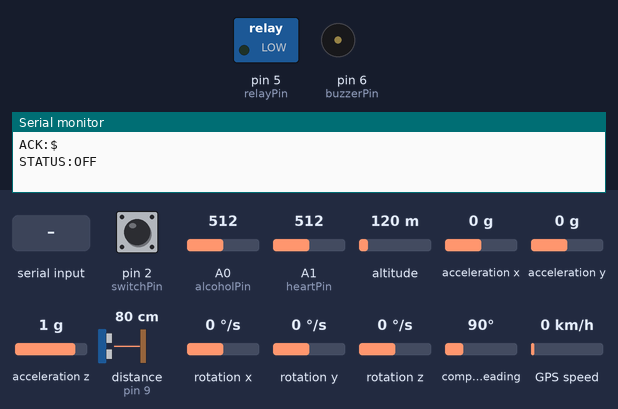
The sketch below on a simulated Arduino Uno, built with avr-gcc and run on an emulated ATmega328P. Shown: switched loads named in the sketch (green lamp = pin HIGH), buzzer (waves = sounding, pin HIGH), the last lines printed to the serial monitor. The inputs (shaded band) are chosen by the test bench; at power-on: pin 2 (switchPin) HIGH, A0 (alcoholPin) = 512, A1 (heartPin) = 512, altitude 120 m, acceleration x 0 g, acceleration y 0 g, acceleration z 1 g, distance to the obstacle (sensor on pin 9) 80 cm, rotation x 0 °/s, rotation y 0 °/s, rotation z 0 °/s, compass heading 90°, GPS speed 0 km/h. The echo pulse lasts 58.3 µs per cm; the GPS gets a fix after 3 s at 37.7749, -122.4194 with 8 satellites; pins used as bus, display or sensor lines are not drawn.

Above: at 2.2 s.
2.3 s: pin 2 (switchPin) pulled LOW for 1 s
At 3.3 s:
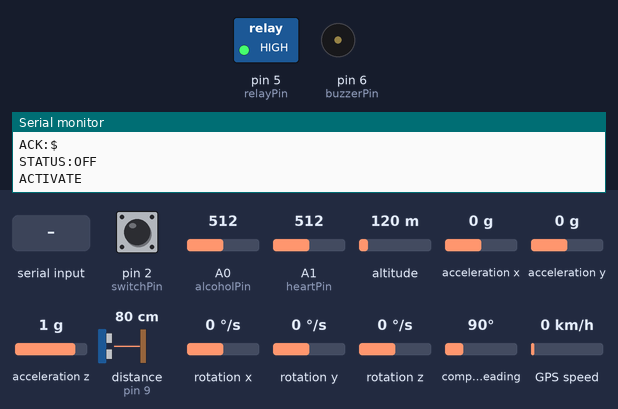
7.5 s: "BUZZER:ON\n" received over Serial
At 8.4 s:
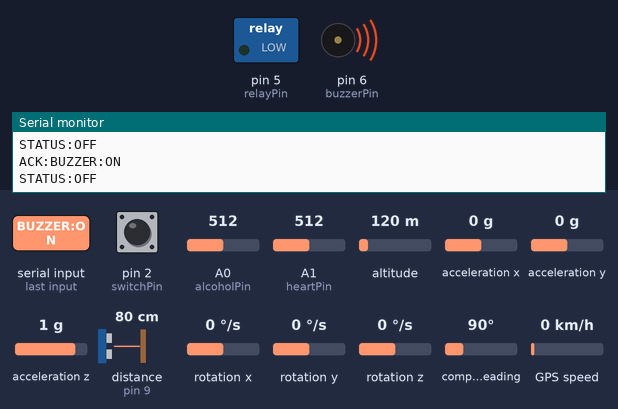
9.5 s: pin 2 (switchPin) pulled LOW for 3.2 s
At 11.1 s:
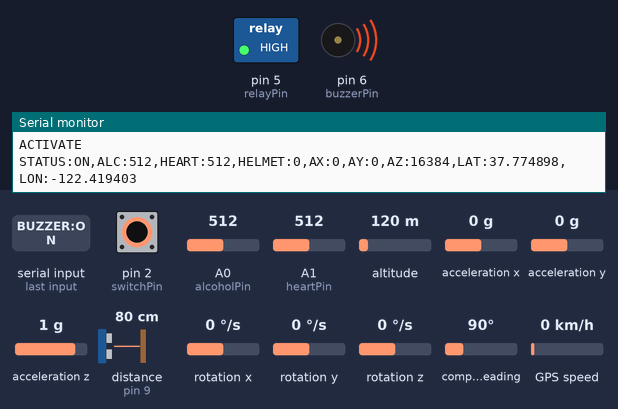
18.7 s: pin 2 (switchPin) driven LOW
At 20.3 s:
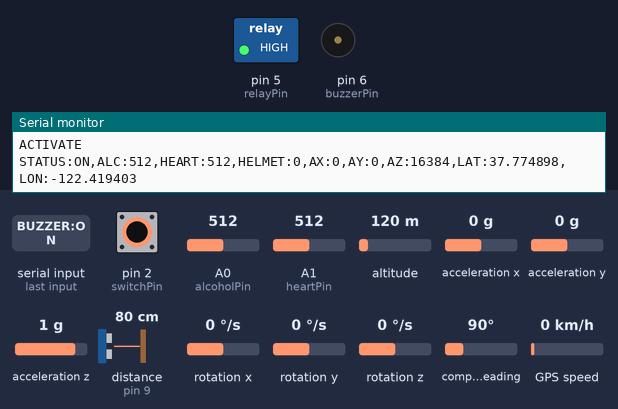
Timing chart, 0 to 21.8 s (numbered marks = the images above; inputs shaded):
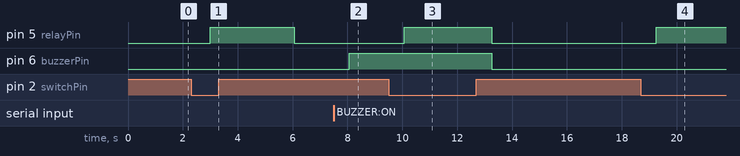

The sketch:

ardino.ino
```cpp
#include <Wire.h>
#include <SoftwareSerial.h>
#include <MPU6050.h>
#include <TinyGPSPlus.h>

// === Pin Definitions ===
const int alcoholPin = A0;
const int heartPin = A1;
const int trigPin = 8;
const int echoPin = 9;
const int GPS_RX = 4;
const int GPS_TX = 3;
const int switchPin = 2;          // Rocker switch input
const int relayPin = 5;           // Relay control for motor
const int buzzerPin = 6;          // Buzzer control

// === Sensor Objects ===
MPU6050 mpu;
TinyGPSPlus gps;
SoftwareSerial gpsSerial(GPS_RX, GPS_TX);

// === Variables ===
long duration;
float distance;
bool deviceActive = false;           // True when switch ON
bool backendMotorAllowed = true;     // True when backend allows motor ON
String incomingCommand = "";

void setup() {
  Serial.begin(9600);
  gpsSerial.begin(9600);
  Wire.begin();
  mpu.initialize();

  pinMode(trigPin, OUTPUT);
  pinMode(echoPin, INPUT);
  pinMode(switchPin, INPUT_PULLUP);
  pinMode(relayPin, OUTPUT);
  pinMode(buzzerPin, OUTPUT);

  digitalWrite(relayPin, LOW);
  digitalWrite(buzzerPin, LOW);

  delay(1000);
}

void loop() {
  // === 0. Read switch state ===
  bool switchState = digitalRead(switchPin) == LOW;

  if (switchState && !deviceActive) {
    deviceActive = true;
    Serial.println("ACTIVATE");

    // Start motor only if backend allows
    if (backendMotorAllowed) {
      digitalWrite(relayPin, HIGH);
    }
  }
  else if (!switchState && deviceActive) {
    deviceActive = false;
    Serial.println("DEACTIVATE");

    // Motor & buzzer off on switch OFF
    digitalWrite(relayPin, LOW);
    digitalWrite(buzzerPin, LOW);
  }

  // === 1. Handle backend commands via Serial ===
  if (Serial.available()) {
    incomingCommand = Serial.readStringUntil('\n');
    handleCommand(incomingCommand);
  }

  // === 2. Send sensor data only if active ===
  if (deviceActive) {
    int alcoholVal = analogRead(alcoholPin);
    int heartVal = analogRead(heartPin);

    digitalWrite(trigPin, LOW);
    delayMicroseconds(2);
    digitalWrite(trigPin, HIGH);
    delayMicroseconds(10);
    digitalWrite(trigPin, LOW);
    duration = pulseIn(echoPin, HIGH);
    distance = duration * 0.034 / 2;
    int helmetWorn = (distance > 2 && distance < 10) ? 1 : 0;

    int16_t ax, ay, az, gx, gy, gz;
    mpu.getMotion6(&ax, &ay, &az, &gx, &gy, &gz);

    while (gpsSerial.available()) {
      gps.encode(gpsSerial.read());
    }
    double latitude = gps.location.isValid() ? gps.location.lat() : 0.0;
    double longitude = gps.location.isValid() ? gps.location.lng() : 0.0;

    Serial.print("STATUS:ON,ALC:");
    Serial.print(alcoholVal);
    Serial.print(",HEART:");
    Serial.print(heartVal);
    Serial.print(",HELMET:");
    Serial.print(helmetWorn);
    Serial.print(",AX:");
    Serial.print(ax);
    Serial.print(",AY:");
    Serial.print(ay);
    Serial.print(",AZ:");
    Serial.print(az);
    Serial.print(",LAT:");
    Serial.print(latitude, 6);
    Serial.print(",LON:");
    Serial.println(longitude, 6);
  }
  else {
    Serial.println("STATUS:OFF");
  }

  delay(1000);
}

void handleCommand(String cmd) {
  cmd.trim();

  if (cmd == "MOTOR:STOP") {
    backendMotorAllowed = false;
    digitalWrite(relayPin, LOW);
  }
  else if (cmd == "MOTOR:START") {
    backendMotorAllowed = true;
    if (deviceActive) {
      digitalWrite(relayPin, HIGH);
    }
  }
  else if (cmd == "BUZZER:ON") {
    digitalWrite(buzzerPin, HIGH);
  }
  else if (cmd == "BUZZER:OFF") {
    digitalWrite(buzzerPin, LOW);
  }

  Serial.println("ACK:" + cmd);
}
```

Measured:
- after the input at 2.3 s, pin 5 (relayPin): LOW → HIGH after 0.70 s, → LOW 3.1 s later
- after the input at 7.5 s, pin 6 (buzzerPin): LOW → HIGH after 0.57 s
- after the input at 9.5 s, pin 5 (relayPin): LOW → HIGH after 0.57 s, → LOW 3.2 s later; pin 6 (buzzerPin): HIGH → LOW after 3.8 s
- after the input at 18.7 s, pin 5 (relayPin): LOW → HIGH after 0.56 s
